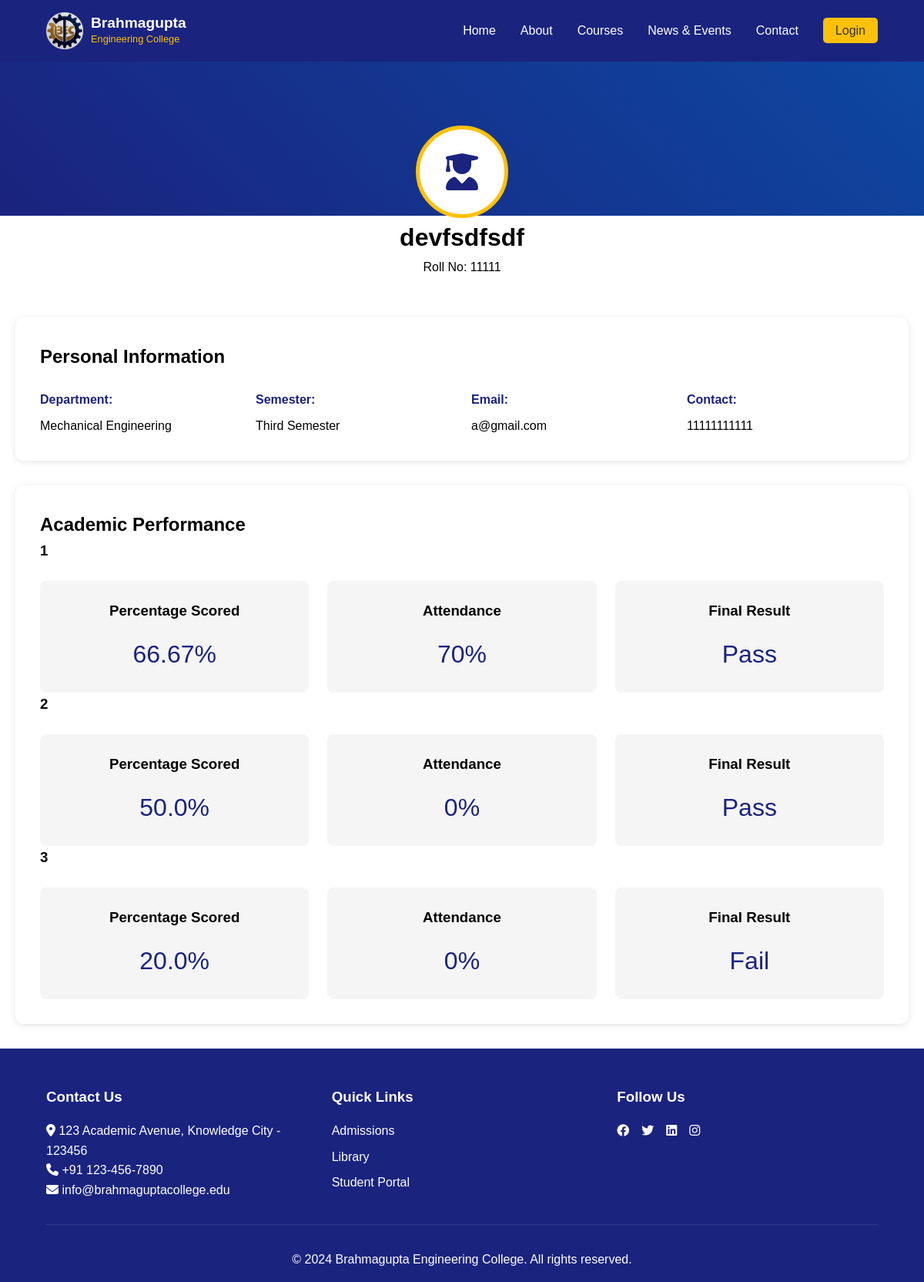
The page /studentprofile/2 on the database its author committed.
### college/model.py (models this page shows, shortened)
class Student(db.Model):
    id = db.Column(db.Integer, primary_key=True)
    name = db.Column(db.String(100), nullable=False)
    roll = db.Column(db.Integer, nullable=False)
    email = db.Column(db.String(100), unique=True, nullable=False)
    phone = db.Column(db.Integer, nullable=False)
    semester = db.Column(db.Integer, db.ForeignKey('semester.id'), nullable=False)
    dob = db.Column(db.Date, nullable=False)
    gender = db.Column(db.String, nullable=False)
    department = db.Column(db.String, nullable=False)
    address = db.Column(db.String, nullable=False)

class Semester(db.Model):
    id = db.Column(db.Integer, primary_key=True)
    name = db.Column(db.String(100), nullable=False)
    students = db.relationship('Student', backref='semester_', lazy=True)

class Result(db.Model):
    id = db.Column(db.Integer, primary_key=True)
    mark = db.Column(db.Integer, nullable=False)
    outoff = db.Column(db.Integer, nullable=False)
    attendance = db.Column(db.Integer, nullable=False)
    remark = db.Column(db.String(100), nullable=True)
    student_id = db.Column(db.Integer, db.ForeignKey('student.id'), nullable=False)
    semester = db.Column(db.String(100), nullable=False)
    status = db.Column(db.Boolean, nullable=False)

### college/student/route.py (the view)
@app.route("/studentprofile/<id>", methods = ["GET", "POST"])
def student_profile(id):
    student = Student.query.get(id)
    result = Result.query.filter_by(student_id=id).all()
    print(student)
    if not student:
        return "Student not found", 404
    return render_template("student-profile.html", student=student, id=id, results=result)

### college/student/templates/student-profile.html (shortened to what this page needs)
{%extends "base.html"%}
{%block head%}
    <link rel="stylesheet" href="{{url_for('basic.static', filename='css/main.css')}}">
    <link rel="stylesheet" href="https://cdnjs.cloudflare.com/ajax/libs/font-awesome/6.4.0/css/all.min.css">
    {%endblock%}
    {%block content%}
    <main class="profile-page student-profile">
        <div class="profile-header">
            <div class="profile-info">
                <div class="profile-avatar">
                    <i class="fas fa-user-graduate"></i>
                </div>
                <h1>{{student.name}}</h1>
                <p>Roll No: <span id="studentId">{{student.roll}}</span></p>
            </div>
        </div>
        <div class="profile-content">
            <div class="profile-section">
                <h2>Personal Information</h2>
                <div class="info-grid">
                    <div class="info-item">
                        <label>Department:</label>
                        <span>{{student.department}}</span>
                    </div>
                    <div class="info-item">
                        <label>Semester:</label>
                        <span>{{student.semester_.name}}</span>
                    </div>
                    <div class="info-item">
                        <label>Email:</label>
                        <span>{{student.email}}</span>
                    </div>
                    <div class="info-item">
                        <label>Contact:</label>
                        <span>{{student.phone}}</span>
                    </div>
                </div>
            </div>
            <div class="profile-section">
                <h2>Academic Performance</h2>
                {% for result in results %}
                <h3>{{ result.semester }}</h3>
                <div class="academics-grid">
                    <div class="academic-card">
                        <h3>Percentage Scored</h3>
                        <p class="grade">{{ (result.mark / result.outoff * 100) | round(2) }}%</p>
                    </div>
                    <div class="academic-card">
                        <h3>Attendance</h3>
                        <p class="percentage">{{result.attendance}}%</p>
                    </div>
                    <div class="academic-card">
                        <h3>Final Result</h3>
                        <p class="count">{{ 'Pass' if result.status else 'Fail' }}</p>
                    </div>
                </div>
                {%endfor%}
            </div>
        </div>
    </main>
{%endblock%}

### college/basic/static/css/main.css (style rules this page uses)
:root { --primary-color: #1a237e; --secondary-color: #0d47a1; --accent-color: #ffc107; --text-light: #ffffff; --text-dark: #333333; }
* { margin: 0; padding: 0; box-sizing: border-box; }
body { font-family: Arial, sans-serif; line-height: 1.6; }
.profile-page { padding-top: 80px; }
.profile-header { position: relative; height: 300px; }
.profile-info { position: absolute; bottom: 0; left: 50%; transform: translateX(-50%); text-align: center; width: 100%; padding: 20px; }
.profile-avatar { width: 120px; height: 120px; background: white; border-radius: 50%; margin: 0 auto; display: flex; align-items: center; justify-content: center; border: 5px solid var(--accent-color); margin-top: -60px; }
.profile-avatar i { font-size: 3rem; color: var(--primary-color); }
.profile-content { max-width: 1200px; margin: 2rem auto; padding: 0 20px; }
.profile-section { background: white; border-radius: 10px; padding: 2rem; margin-bottom: 2rem; box-shadow: 0 2px 10px rgba(0,0,0,0.1); }
.info-grid { display: grid; grid-template-columns: repeat(auto-fit, minmax(250px, 1fr)); gap: 1.5rem; margin-top: 1.5rem; }
.info-item { display: flex; flex-direction: column; gap: 0.5rem; }
.info-item label { font-weight: bold; color: var(--primary-color); }
.academics-grid { display: grid; grid-template-columns: repeat(auto-fit, minmax(200px, 1fr)); gap: 1.5rem; margin-top: 1.5rem; }
.academic-card { text-align: center; padding: 1.5rem; background: #f5f5f5; border-radius: 8px; }
.academic-card p { font-size: 2rem; color: var(--primary-color); margin-top: 1rem; }

### rows shown on the page
Student: name "devfsdfsdf", roll "11111", department "Mechanical Engineering", email "a@gmail.com", phone "11111111111"
Semester: semester_.name "Third Semester"
Result: semester "1", (result.mark/result.outoff*100)|round(2) "66.67", attendance "70", status "Pass"
Result: semester "2", (result.mark/result.outoff*100)|round(2) "50.0", attendance "0", status "Pass"
Result: semester "3", (result.mark/result.outoff*100)|round(2) "20.0", attendance "0", status "Fail"
